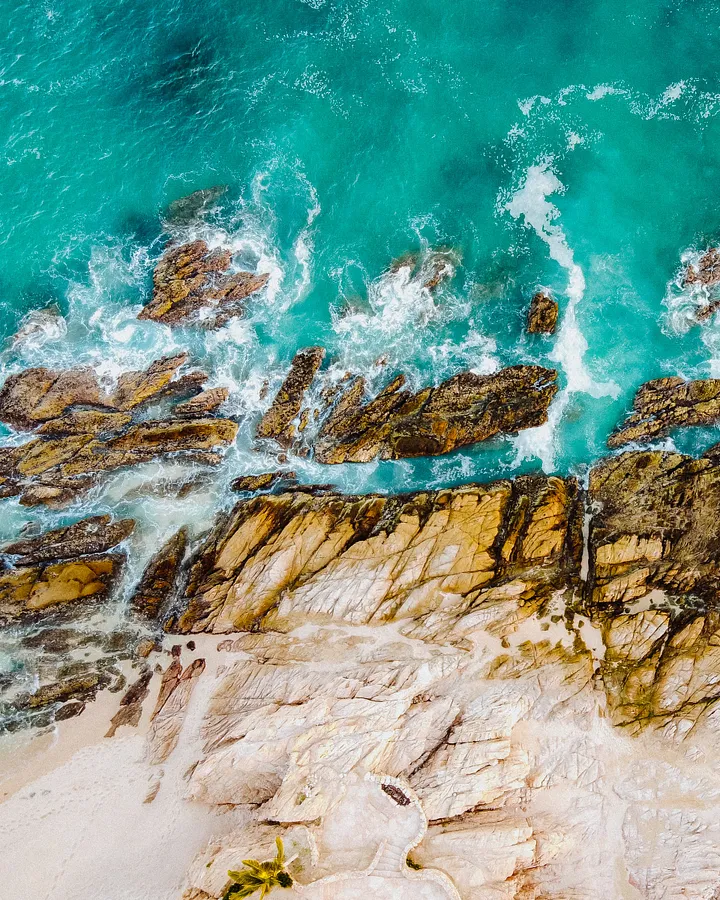
#> input picture transformations/testimage.jpeg, 720 x 900 px
$ python highpass.py
#> lines starting #> are read from the running program, lines starting #| are printed output that depends on the picture
import numpy as np
import pandas as pd
import cv2
img = cv2.imread("testimage.jpeg",cv2.IMREAD_UNCHANGED)
#> img is the input picture: shape (900, 720, 3); mean B, G, R 140.8, 153.8, 116.1
gaussBlur = cv2.GaussianBlur(img,(5,5),cv2.BORDER_DEFAULT)
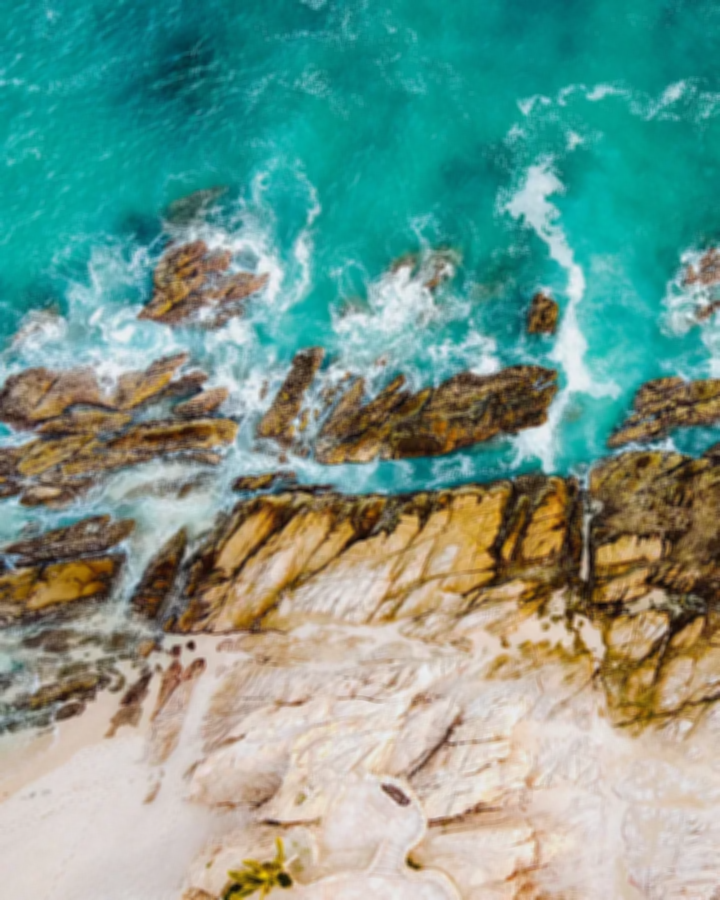
#> gaussBlur: shape (900, 720, 3); mean B, G, R 140.8, 153.8, 116.1
highPass = img - gaussBlur
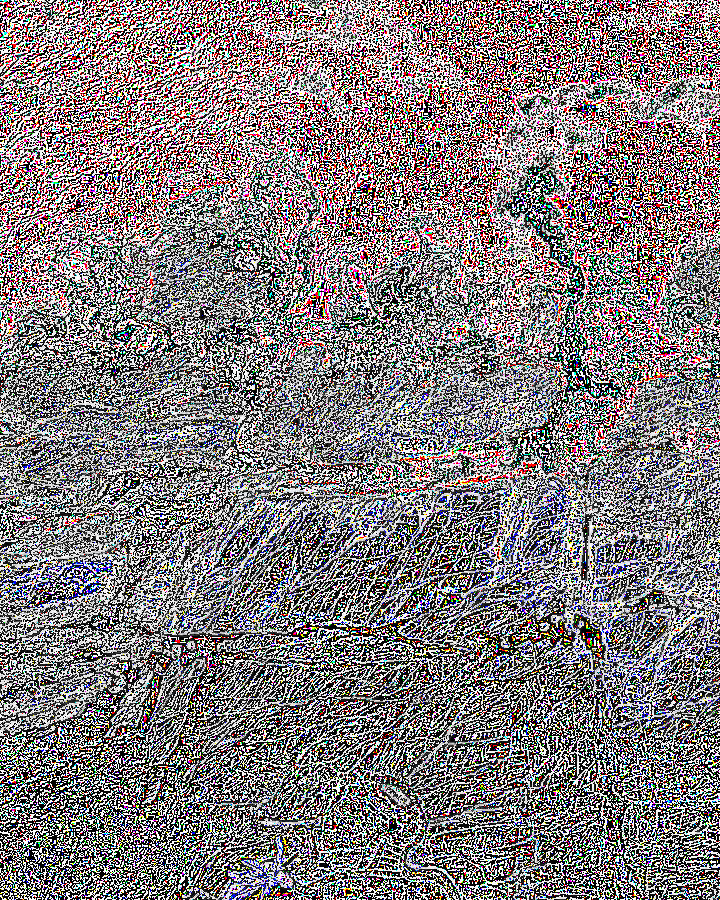
#> highPass: shape (900, 720, 3); mean B, G, R 125, 123.5, 130
cv2.imshow("High Pass",np.hstack((img, highPass)))
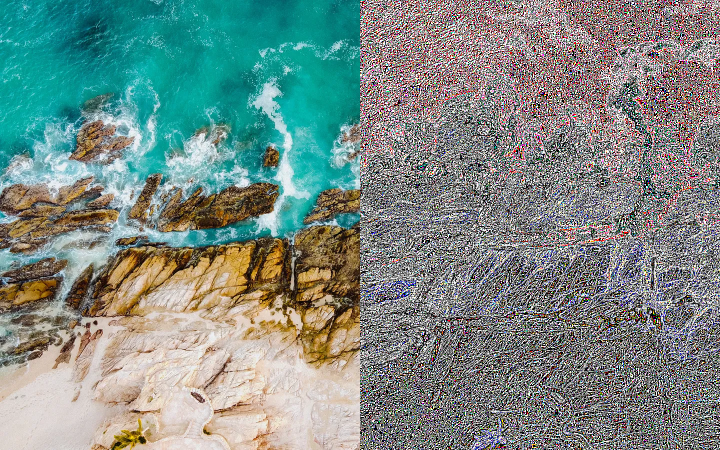
#> window 'High Pass': shape (900, 1440, 3) (shown at 1/2 size); mean B, G, R 132.9, 138.7, 123
cv2.waitKey(0)
cv2.destroyAllWindows()
